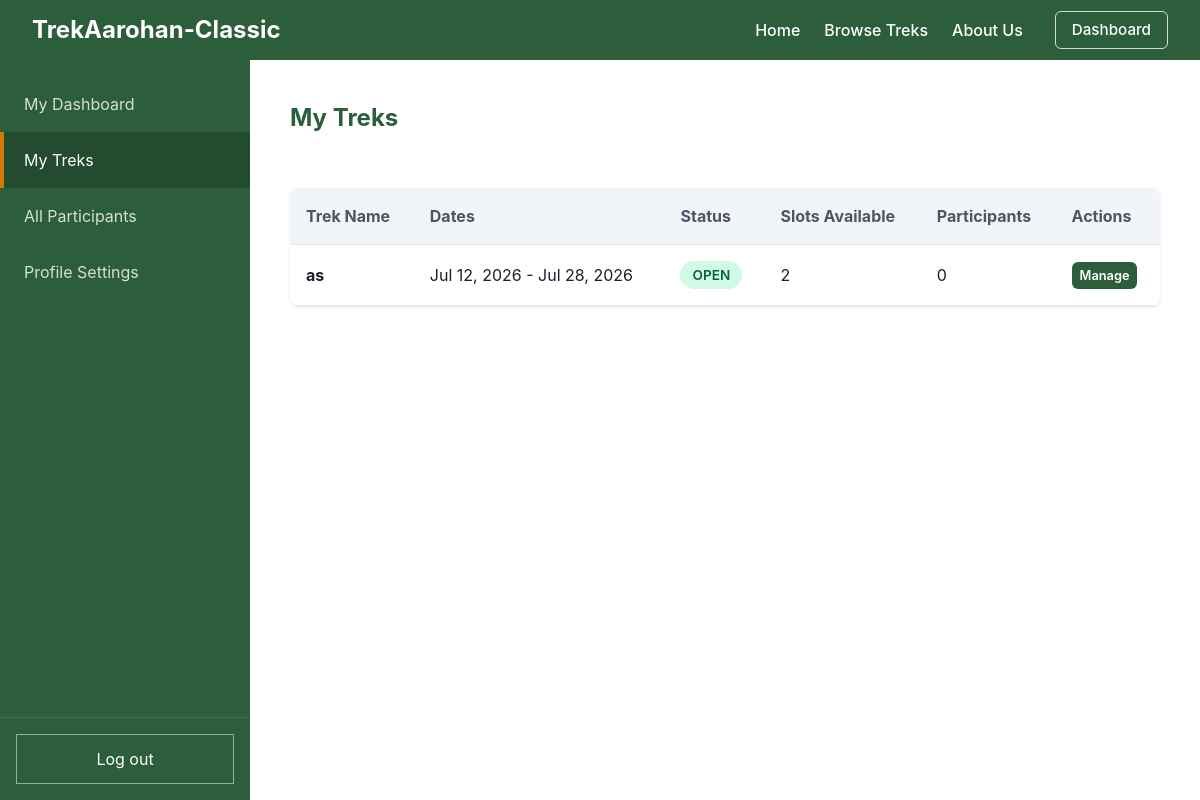
/staff/treks (signed in), run on the app's committed database.
### models.py (models this page shows)
class Trek(db.Model):
    __tablename__ = "trek"
    id = db.Column(db.Integer, primary_key=True, autoincrement=True)
    name = db.Column(db.String(100), nullable=False)
    location = db.Column(db.String(100), nullable=False)
    description = db.Column(db.Text, nullable=True)
    difficulty = db.Column(db.String(20), nullable=False)
    start_date = db.Column(db.Date, nullable=False)
    end_date = db.Column(db.Date, nullable=False)
    slots_available = db.Column(db.Integer, nullable=False)
    price = db.Column(db.Float, default=0.0, nullable=False)
    status = db.Column(db.String(20), default="open", nullable=False)
    cover_image = db.Column(db.String(255), nullable=True)
    assigned_staff_id = db.Column(db.Integer, db.ForeignKey("user.id"), nullable=False)
    bookings = db.relationship("Booking", backref="trek", lazy=True)

### app.py (the view)
    @app.route("/staff/treks")
    @login_required
    def staff_treks():
        if current_user.role != 1 or not current_user.is_approved:
            return redirect(url_for("home"))
        treks = Trek.query.filter_by(assigned_staff_id=current_user.id).all()
        return render_template("staff_treks.html", treks=treks)

### templates/staff_treks.html
{% extends "staff_base.html" %}
{% set active_page = "treks" %}
{% block dashboard_content %}
    <div style="display: flex; justify-content: space-between; align-items: center; margin-bottom: 2rem;">
        <h2>My Treks</h2>
    </div>
    <div class="data-table-wrapper">
        <table class="data-table">
            <thead>
                <tr>
                    <th>Trek Name</th>
                    <th>Dates</th>
                    <th>Status</th>
                    <th>Slots Available</th>
                    <th>Participants</th>
                    <th>Actions</th>
                </tr>
            </thead>
            <tbody>
                {% for trek in treks %}
                <tr>
                    <td><strong>{{ trek.name }}</strong></td>
                    <td>{{ trek.start_date.strftime("%b %d, %Y") }} - {{ trek.end_date.strftime("%b %d, %Y") }}</td>
                    <td><span class="badge badge-{{ trek.status }}">{{ trek.status|capitalize }}</span></td>
                    <td>{{ trek.slots_available }}</td>
                    <td>{{ trek.bookings | selectattr("status", "in", ["booked", "completed"]) | list | length }}</td>
                    <td>
                        {% if trek.status in ["completed", "cancelled"] %}
                        <a href="{{ url_for('staff_trek_manage', trek_id=trek.id) }}" class="btn btn-secondary" style="padding: 0.25rem 0.5rem; font-size: 0.8rem;">View</a>
                        {% else %}
                        <a href="{{ url_for('staff_trek_manage', trek_id=trek.id) }}" class="btn btn-primary" style="padding: 0.25rem 0.5rem; font-size: 0.8rem;">Manage</a>
                        {% endif %}
                    </td>
                </tr>
                {% else %}
                <tr>
                    <td colspan="5" style="text-align: center; color: var(--secondary-color);">You have no assigned treks.</td>
                </tr>
                {% endfor %}
            </tbody>
        </table>
    </div>
{% endblock %}

### static/css/style.css (style rules this page uses)
:root { --primary-color: #2C5E3B; --secondary-color: #4A5568; --accent-color: #D97706; --accent-dark: #B45309; --bg-color: #F9FAFB; --text-color: #1A202C; --border-color: #E2E8F0; --danger-color: #DC2626; }
body { margin: 0; font-family: -apple-system, BlinkMacSystemFont, "Segoe UI", Roboto, Helvetica, Arial, sans-serif; background-color: var(--bg-color); color: var(--text-color); line-height: 1.5; }
h1, h2 { margin-top: 0; color: var(--primary-color); }
.btn { display: inline-block; padding: 0.75rem 1.5rem; border-radius: 6px; font-weight: 600; text-align: center; cursor: pointer; border: none; transition: transform 0.15s ease, box-shadow 0.15s ease; text-decoration: none; font-size: 0.95rem; }
.btn-primary { background-color: var(--primary-color); color: white; }
.badge { padding: 0.25rem 0.75rem; border-radius: 9999px; font-size: 0.85rem; font-weight: 600; text-transform: uppercase; display: inline-block; }
.badge-open, .badge-active, .badge-approved { background-color: #D1FAE5; color: #065F46; }
.data-table-wrapper { overflow-x: auto; background: white; border-radius: 8px; box-shadow: 0 1px 3px rgba(0,0,0,0.1); }
.data-table { width: 100%; border-collapse: collapse; }
.data-table th, .data-table td { padding: 1rem; text-align: left; border-bottom: 1px solid var(--border-color); }
.data-table th { background-color: #F1F5F9; color: var(--secondary-color); position: sticky; top: 0; }

### data on the page
Trek: name "as", start_date "Jul 12, 2026", end_date "Jul 28, 2026", status "OPEN", slots_available "2", bookings|selectattr "0"
